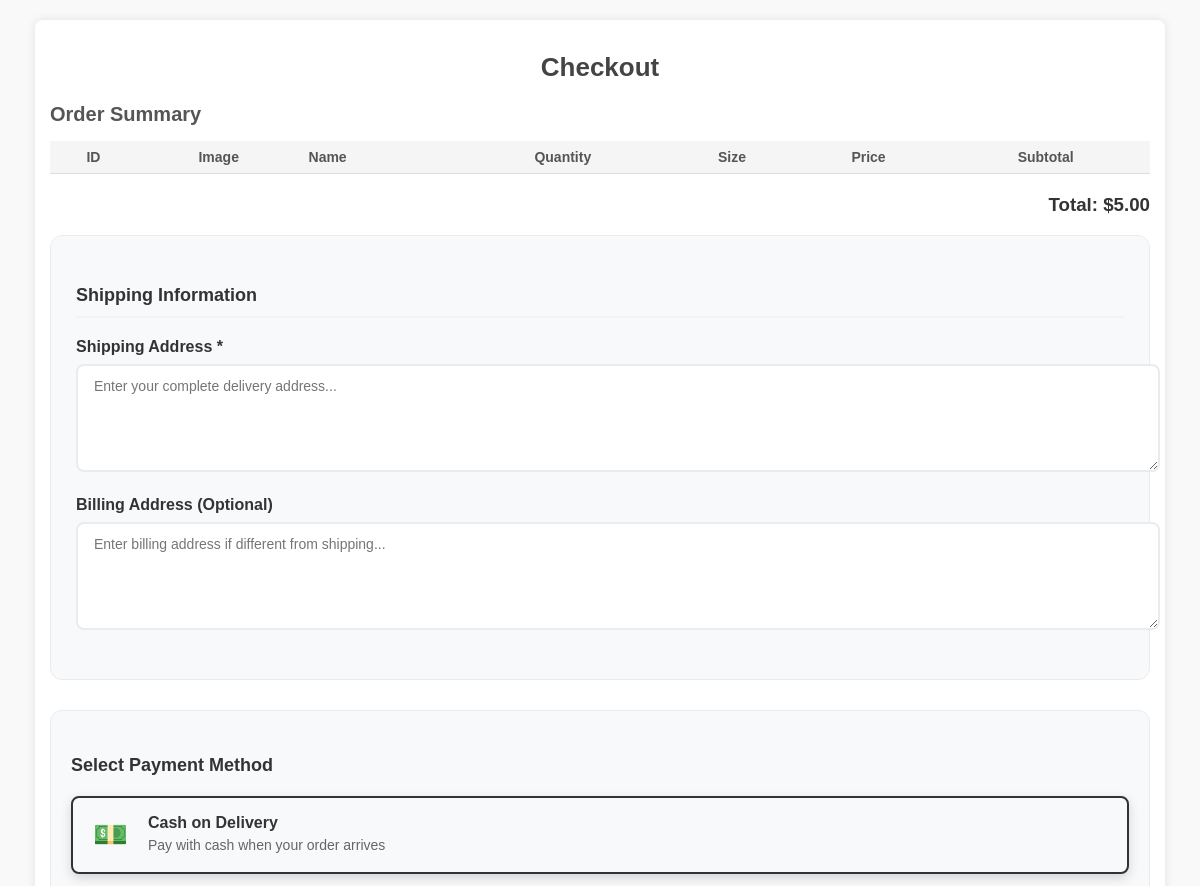
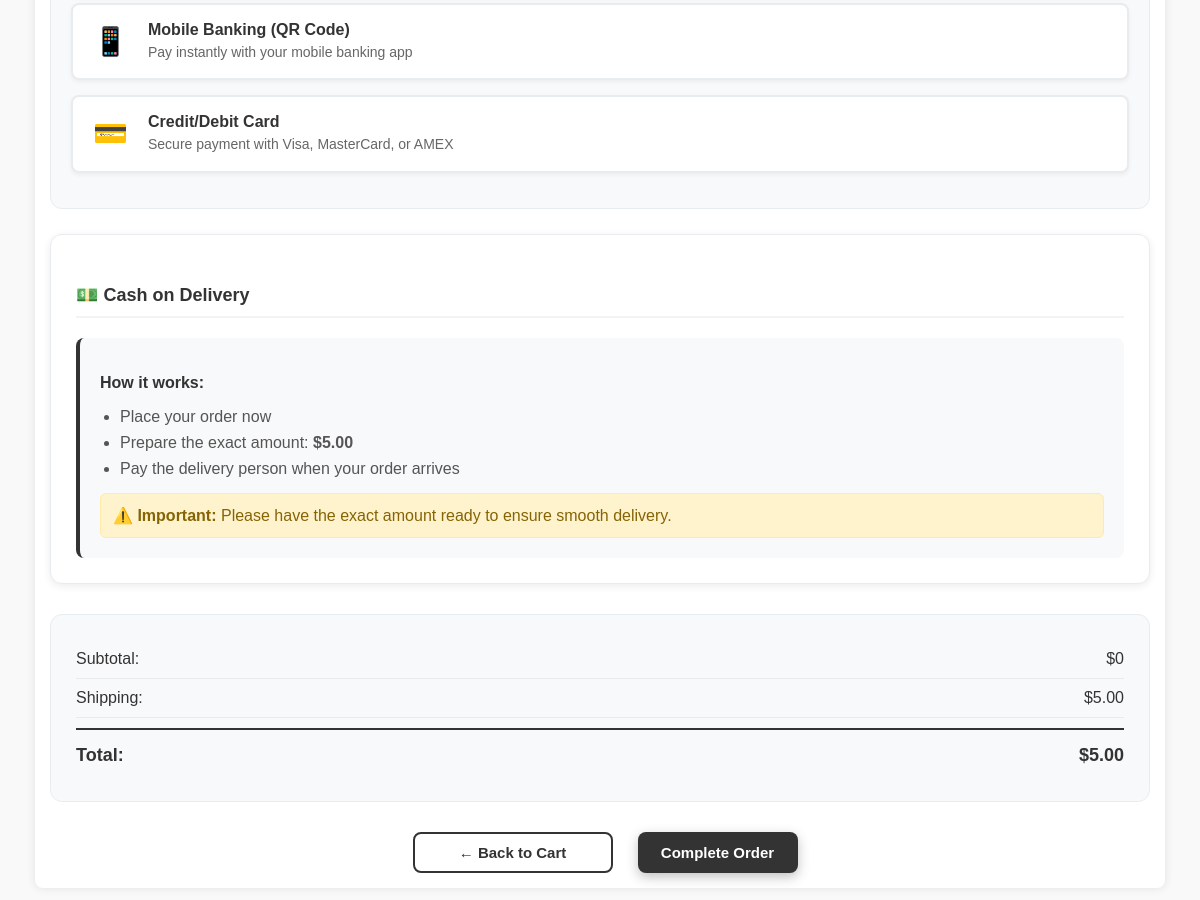
The page /checkout/ (signed in) on the database as committed earlier (2 pictures, top to bottom).
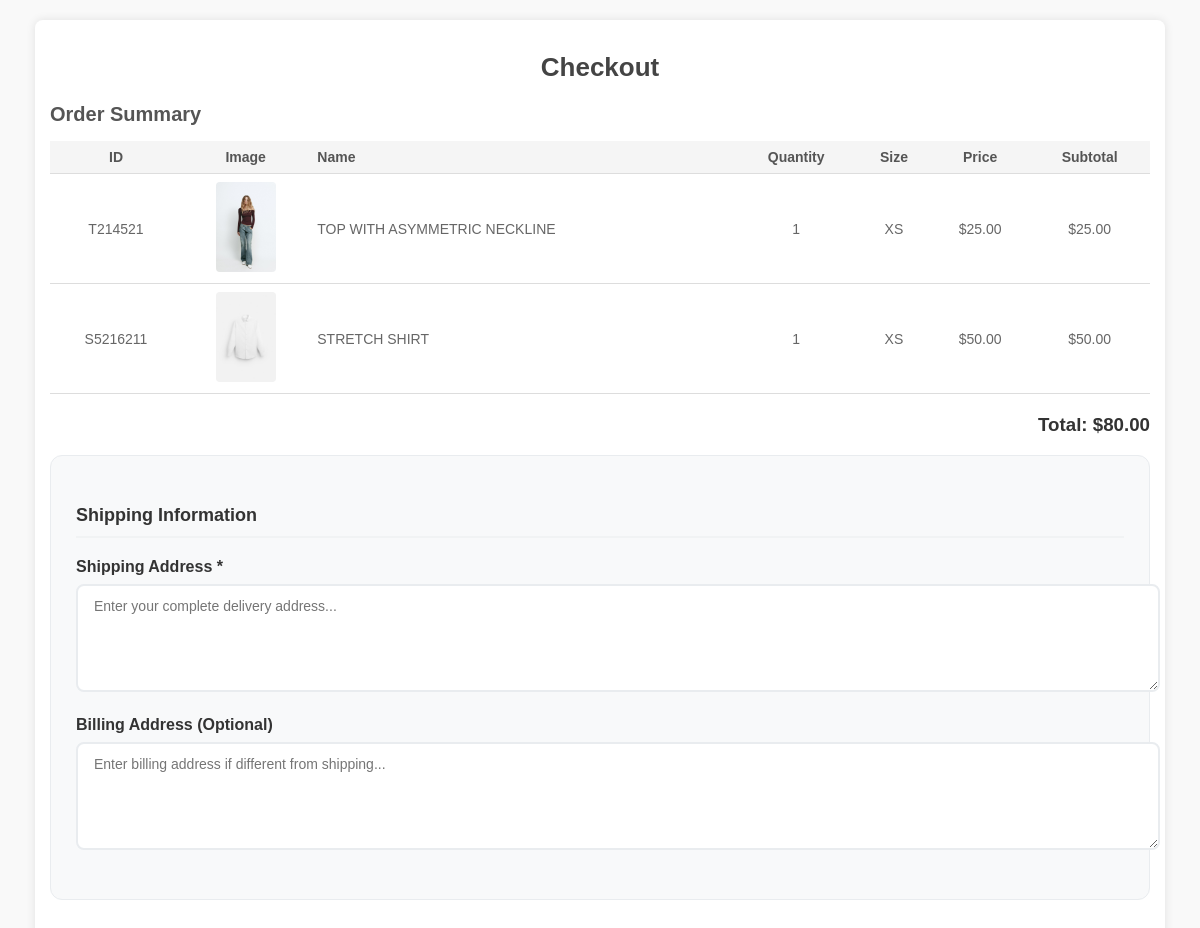
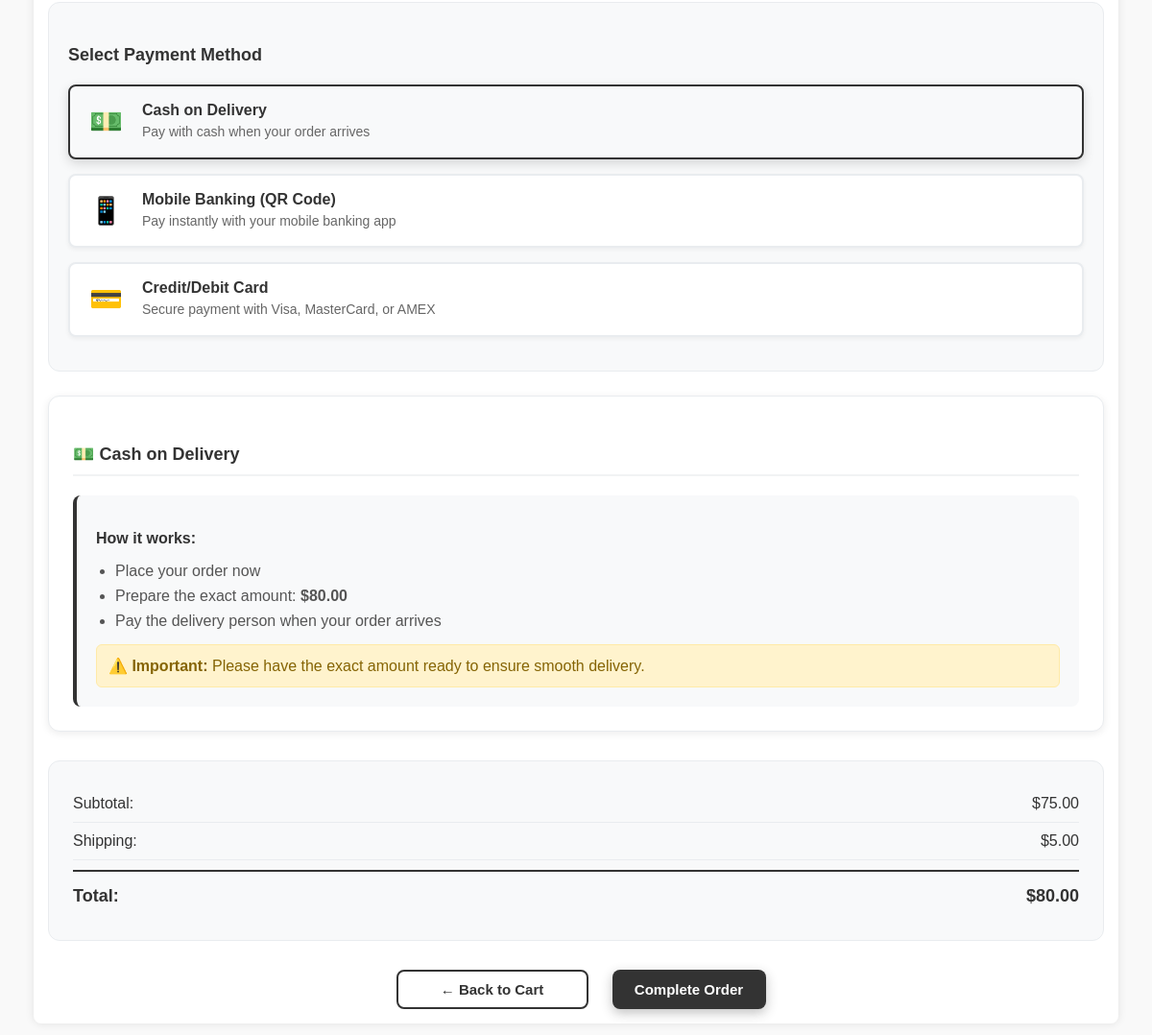
The same page on the database as committed later (2 pictures, top to bottom).
### clothes/models.py (models this page shows, shortened)
class Cart(models.Model):
    user = models.ForeignKey(User, on_delete=models.CASCADE)
    product = models.ForeignKey(Product, on_delete=models.CASCADE)
    size = models.CharField(max_length=10)
    quantity = models.PositiveIntegerField(default=1)
    date_added = models.DateTimeField(default=timezone.now)

class Product(models.Model):
    CATEGORY_CHOICES = [
        ('men', 'Men'),
        ('women', 'Women'),
    ]
    SUBCATEGORY_CHOICES = [
        ('shirts', 'Shirts'),
        ('t_shirts', 'T-Shirts'),
        ('polo_shirts', 'Polo Shirt'),
        ('jeans', 'Jeans'),
        ('jackets', 'Jackets'),
        ('blazers', 'Blazers'),
        ('dresses', 'Dresses'),
        ('trousers', 'Trousers'),
        ('hoodies_sweatshirts', 'Hoodies | Sweatshirts'),
        ('sweaters_cardigans', 'Sweater | Cardigans'),
        ('tops', 'Tops'),
        ('shorts', 'Shorts'),
        ('shoes', 'Shoes'),
        ('bags', 'Bags'),
        ('accessories', 'Accessories'),
        ('perfume', 'Perfume'),
    ]
    SIZE_CHOICES = [
        ('XS', 'Extra Small'),
        ('S', 'Small'),
        ('M', 'Medium'),
        ('L', 'Large'),
        ('XL', 'Extra Large'),
    ]
    product_id = models.CharField(max_length=50, unique=True)  # Barcode or unique ID
    name = models.CharField(max_length=200)
    category = models.CharField(max_length=50, choices=CATEGORY_CHOICES)
    subcategory = models.CharField(max_length=50, choices=SUBCATEGORY_CHOICES)
    description = models.TextField()
    sku = models.CharField(max_length=50, unique=True, blank=True, null=True)
    stock = models.PositiveIntegerField(default=0)
    price = models.DecimalField(max_digits=10, decimal_places=2)
    size = models.CharField(max_length=50, choices=SIZE_CHOICES)  # Size options
    image_name = models.CharField(max_length=100, blank=True, null=True)

### clothes/views.py (the view)
# urls.py: path('checkout/', views.checkout, name='checkout'),
@login_required
def checkout(request):
    cart_items = Cart.objects.filter(user=request.user)
    total_amount = sum(item.product.price * item.quantity for item in cart_items)
    shipping_cost = Decimal('5.00')
    total_with_shipping = total_amount + shipping_cost
    context = {
        'cart_items': cart_items,
        'total_amount': total_amount,
        'shipping_cost': shipping_cost,
        'total_with_shipping': total_with_shipping,
        'stripe_publishable_key': settings.STRIPE_PUBLISHABLE_KEY,
    }
    return render(request, 'checkout.html', context)

### clothes/templatetags/custom_filters.py (called while the page is built)
@register.filter
def multiply(value, arg):
    return value * arg

### clothes/templates/checkout.html (shortened to what the changed rows need)
{% load static %}
{% load custom_filters %}
<!DOCTYPE html>
<html lang="en">
<head>
    <link rel="stylesheet" href="{% static 'cart/style_checkout.css' %}">
</head>
<body>
    <div class="checkout-container">
        <h1>Checkout</h1>
        <h2>Order Summary</h2>
        <table class="checkout-details-table">
            <thead>
                <tr>
                    <th>ID</th>
                    <th>Image</th>
                    <th class="name-column">Name</th>
                    <th>Quantity</th>
                    <th>Size</th>
                    <th>Price</th>
                    <th>Subtotal</th>
                </tr>
            </thead>
            <tbody>
                {% for item in cart_items %}
                <tr data-item-id="{{ item.id }}">
                    <td data-label="ID">{{ item.product.product_id }}</td>
                    <td data-label="Image">
                        <img src="{% static 'Shop/' %}{{ item.product.image_name }}" alt="{{ item.product.name }}" class="item-image">
                    </td>
                    <td data-label="Name" class="name-column">{{ item.product.name }}</td>
                    <td data-label="Quantity">{{ item.quantity }}</td>
                    <td data-label="Size">{{ item.size }}</td>
                    <td data-label="Price">${{ item.product.price }}</td>
                    <td data-label="Subtotal">${{ item.product.price|multiply:item.quantity }}</td>
                </tr>
                {% endfor %}
            </tbody>
        </table>
        <h3>Total: $<span id="total-amount">{{ total_with_shipping }}</span></h3>
        <form id="payment-form" method="post" action="{% url 'confirm_order' %}" enctype="multipart/form-data">
            <div id="cash-details" class="payment-details active">
                <div class="payment-details-card">
                    <div class="payment-info-box">
                        <ul>
                            <li>Prepare the exact amount: <strong>${{ total_with_shipping }}</strong></li>
                        </ul>
                    </div>
                </div>
            </div>
            <div class="order-summary-final">
                <div class="summary-row">
                    <span>Subtotal:</span>
                    <span>${{ total_amount }}</span>
                </div>
                <div class="summary-row total-row">
                    <span><strong>${{ total_with_shipping }}</strong></span>
                </div>
            </div>
        </form>
    </div>
</body>
</html>

Rows that differ between the two databases and show on the page:
added Cart: product.product_id "T214521", product.image_name (picture), product.name "TOP WITH ASYMMETRIC NECKLINE", quantity "1", size "XS", product.price "25.00", product.price|multiply "25.00"
added Cart: product.product_id "S5216211", product.image_name (picture), product.name "STRETCH SHIRT", quantity "1", size "XS", product.price "50.00", product.price|multiply "50.00"
Other text that changed with them:
{{ total_with_shipping }}: "5.00" → "80.00"
{{ total_amount }}: "0" → "75.00"
